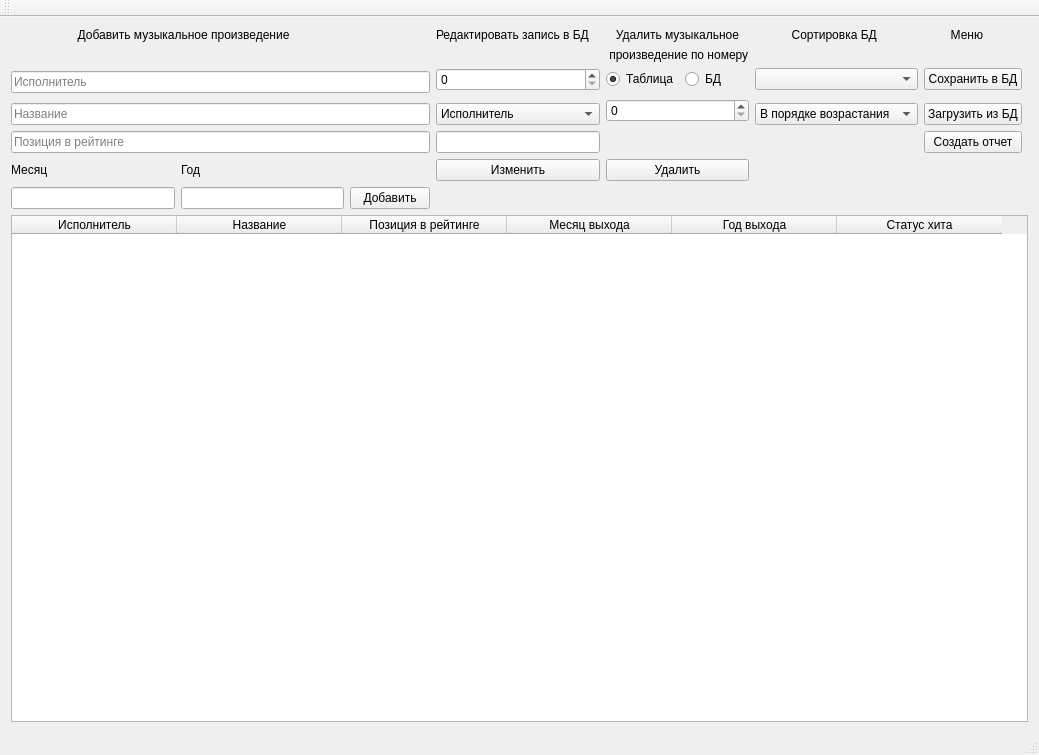
<?xml version="1.0" encoding="UTF-8"?>
<ui version="4.0">
 <class>MainWindow</class>
 <widget class="QMainWindow" name="MainWindow">
  <property name="geometry">
   <rect>
    <x>0</x>
    <y>0</y>
    <width>1039</width>
    <height>755</height>
   </rect>
  </property>
  <property name="windowTitle">
   <string>MainWindow</string>
  </property>
  <widget class="QWidget" name="centralWidget">
   <layout class="QGridLayout" name="gridLayout">
    <item row="0" column="0" colspan="3">
     <widget class="QLabel" name="label">
      <property name="text">
       <string>                    Добавить музыкальное произведение</string>
      </property>
     </widget>
    </item>
    <item row="8" column="1">
     <widget class="QLineEdit" name="lineEdit_5">
      <property name="placeholderText">
       <string/>
      </property>
     </widget>
    </item>
    <item row="3" column="3">
     <widget class="QSpinBox" name="spinBox_2"/>
    </item>
    <item row="7" column="3">
     <widget class="QPushButton" name="pushButton_5">
      <property name="text">
       <string>Изменить</string>
      </property>
     </widget>
    </item>
    <item row="7" column="1">
     <widget class="QLabel" name="label_6">
      <property name="text">
       <string>Год</string>
      </property>
     </widget>
    </item>
    <item row="8" column="2">
     <widget class="QPushButton" name="pushButton">
      <property name="text">
       <string>Добавить</string>
      </property>
     </widget>
    </item>
    <item row="1" column="4">
     <widget class="QLabel" name="label_4">
      <property name="text">
       <string> произведение по номеру</string>
      </property>
     </widget>
    </item>
    <item row="0" column="4">
     <widget class="QLabel" name="label_2">
      <property name="text">
       <string>   Удалить музыкальное </string>
      </property>
     </widget>
    </item>
    <item row="3" column="6">
     <widget class="QPushButton" name="pushButton_3">
      <property name="text">
       <string>Сохранить в БД</string>
      </property>
     </widget>
    </item>
    <item row="6" column="3">
     <widget class="QLineEdit" name="lineEdit_6"/>
    </item>
    <item row="5" column="6">
     <widget class="QPushButton" name="pushButton_4">
      <property name="text">
       <string>Загрузить из БД</string>
      </property>
     </widget>
    </item>
    <item row="3" column="0" rowspan="2" colspan="3">
     <widget class="QLineEdit" name="lineEdit">
      <property name="inputMask">
       <string/>
      </property>
      <property name="text">
       <string/>
      </property>
      <property name="placeholderText">
       <string>Исполнитель</string>
      </property>
     </widget>
    </item>
    <item row="4" column="4" rowspan="2">
     <widget class="QSpinBox" name="spinBox"/>
    </item>
    <item row="6" column="6">
     <widget class="QPushButton" name="pushButton_7">
      <property name="text">
       <string>Создать отчет</string>
      </property>
     </widget>
    </item>
    <item row="3" column="4">
     <layout class="QHBoxLayout" name="horizontalLayout">
      <item>
       <widget class="QRadioButton" name="radioButton_2">
        <property name="text">
         <string>Таблица</string>
        </property>
        <property name="checked">
         <bool>true</bool>
        </property>
       </widget>
      </item>
      <item>
       <widget class="QRadioButton" name="radioButton">
        <property name="text">
         <string>БД</string>
        </property>
       </widget>
      </item>
     </layout>
    </item>
    <item row="5" column="3">
     <widget class="QComboBox" name="comboBox_3">
      <item>
       <property name="text">
        <string>Исполнитель</string>
       </property>
      </item>
      <item>
       <property name="text">
        <string>Название</string>
       </property>
      </item>
      <item>
       <property name="text">
        <string>Позиция в рейтинге</string>
       </property>
      </item>
      <item>
       <property name="text">
        <string>Месяц выхода</string>
       </property>
      </item>
      <item>
       <property name="text">
        <string>Год выхода</string>
       </property>
      </item>
     </widget>
    </item>
    <item row="5" column="5">
     <widget class="QComboBox" name="comboBox_2">
      <item>
       <property name="text">
        <string>В порядке возрастания</string>
       </property>
      </item>
      <item>
       <property name="text">
        <string>В порядке убывания</string>
       </property>
      </item>
     </widget>
    </item>
    <item row="6" column="4" rowspan="3">
     <widget class="QPushButton" name="pushButton_2">
      <property name="text">
       <string>Удалить</string>
      </property>
     </widget>
    </item>
    <item row="5" column="0" colspan="3">
     <widget class="QLineEdit" name="lineEdit_2">
      <property name="inputMask">
       <string/>
      </property>
      <property name="text">
       <string/>
      </property>
      <property name="placeholderText">
       <string>Название</string>
      </property>
     </widget>
    </item>
    <item row="6" column="0" colspan="3">
     <widget class="QLineEdit" name="lineEdit_3">
      <property name="inputMask">
       <string/>
      </property>
      <property name="text">
       <string/>
      </property>
      <property name="frame">
       <bool>true</bool>
      </property>
      <property name="placeholderText">
       <string>Позиция в рейтинге</string>
      </property>
     </widget>
    </item>
    <item row="3" column="5">
     <widget class="QComboBox" name="comboBox">
      <item>
       <property name="text">
        <string/>
       </property>
      </item>
      <item>
       <property name="text">
        <string>По исполнителю</string>
       </property>
      </item>
      <item>
       <property name="text">
        <string>По названию</string>
       </property>
      </item>
      <item>
       <property name="text">
        <string>По позиции в рейтинге</string>
       </property>
      </item>
      <item>
       <property name="text">
        <string>По месяцу выхода</string>
       </property>
      </item>
      <item>
       <property name="text">
        <string>По годы выхода</string>
       </property>
      </item>
     </widget>
    </item>
    <item row="8" column="0">
     <widget class="QLineEdit" name="lineEdit_4">
      <property name="placeholderText">
       <string/>
      </property>
     </widget>
    </item>
    <item row="0" column="3">
     <widget class="QLabel" name="label_7">
      <property name="text">
       <string>Редактировать запись в БД</string>
      </property>
     </widget>
    </item>
    <item row="9" column="0" colspan="8">
     <widget class="QTableWidget" name="tableWidget">
      <property name="autoFillBackground">
       <bool>true</bool>
      </property>
      <property name="dragEnabled">
       <bool>false</bool>
      </property>
      <property name="sortingEnabled">
       <bool>true</bool>
      </property>
      <attribute name="horizontalHeaderCascadingSectionResizes">
       <bool>false</bool>
      </attribute>
      <attribute name="horizontalHeaderDefaultSectionSize">
       <number>165</number>
      </attribute>
      <attribute name="horizontalHeaderShowSortIndicator" stdset="0">
       <bool>true</bool>
      </attribute>
      <attribute name="horizontalHeaderStretchLastSection">
       <bool>false</bool>
      </attribute>
      <column>
       <property name="text">
        <string>Исполнитель</string>
       </property>
      </column>
      <column>
       <property name="text">
        <string>Название</string>
       </property>
      </column>
      <column>
       <property name="text">
        <string>Позиция в рейтинге</string>
       </property>
      </column>
      <column>
       <property name="text">
        <string>Месяц выхода</string>
       </property>
      </column>
      <column>
       <property name="text">
        <string>Год выхода</string>
       </property>
      </column>
      <column>
       <property name="text">
        <string>Статус хита</string>
       </property>
      </column>
     </widget>
    </item>
    <item row="7" column="0">
     <widget class="QLabel" name="label_5">
      <property name="text">
       <string>Месяц</string>
      </property>
     </widget>
    </item>
    <item row="0" column="5">
     <widget class="QLabel" name="label_8">
      <property name="text">
       <string>           Сортировка БД           </string>
      </property>
     </widget>
    </item>
    <item row="0" column="6" colspan="2">
     <widget class="QLabel" name="label_3">
      <property name="text">
       <string>        Меню</string>
      </property>
     </widget>
    </item>
   </layout>
  </widget>
  <widget class="QMenuBar" name="menuBar">
   <property name="geometry">
    <rect>
     <x>0</x>
     <y>0</y>
     <width>1039</width>
     <height>25</height>
    </rect>
   </property>
  </widget>
  <widget class="QToolBar" name="mainToolBar">
   <attribute name="toolBarArea">
    <enum>TopToolBarArea</enum>
   </attribute>
   <attribute name="toolBarBreak">
    <bool>false</bool>
   </attribute>
  </widget>
  <widget class="QStatusBar" name="statusBar"/>
 </widget>
 <layoutdefault spacing="6" margin="11"/>
 <resources/>
 <connections/>
</ui>
